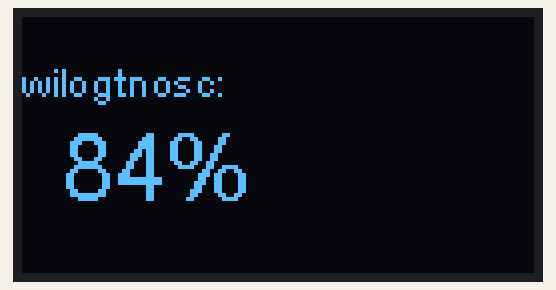
Recording of a program running on a simulated ESP32. On the bench: 128×64 one-colour display.

Above: at 0.1 s.

The program:

main.cpp
```cpp
#include <Arduino.h>
#include <Wire.h>
#include "SSD1306Wire.h"

SSD1306Wire display(0x3c, 4, 5);

void displayText(void)
{
  int16_t x = 0;
  int16_t y = 0;
   // Demonstrates the 3 included default sizes. The fonts come from SSD1306Fonts.h file
  // Besides the default fonts there will be a program to convert TrueType fonts into this format
  display.setTextAlignment(TEXT_ALIGN_LEFT);
  display.setFont(ArialMT_Plain_10);
  display.setFont(ArialMT_Plain_10);
  display.drawString(0 + x, 10 + y, "wilogtnosc:");

  display.setFont(ArialMT_Plain_24);
  display.drawString(10 + x, 24 + y, "84%");

  display.display();
}

void setup()
{
  display.init();

  display.setContrast(255);

  display.flipScreenVertically();

  displayText();
}

void loop()
{
  // put your main code here, to run repeatedly:
}
```
